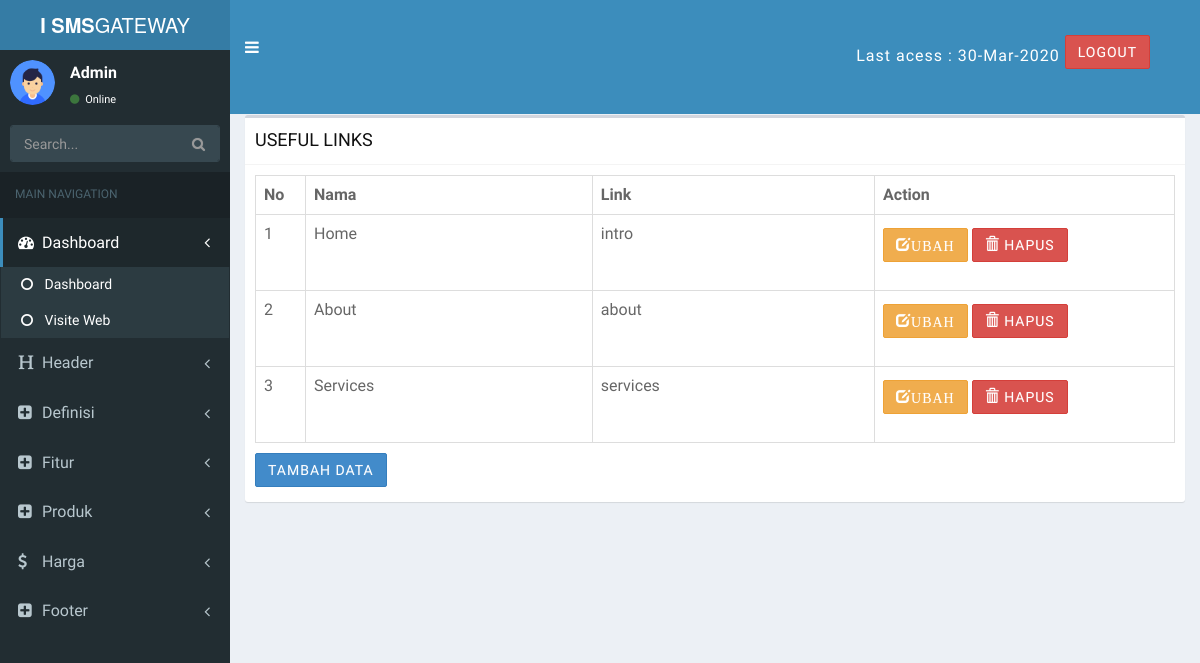
The page /dashboard.php?page=useful_link on the database its author committed.
### tables this page shows
CREATE TABLE `useful_links` (
  `id` int(11) NOT NULL,
  `nama_link` varchar(255) NOT NULL,
  `nama` varchar(255) NOT NULL
);

### pages/footer/useful_link.php (shortened to what this page needs)
<div class="row">
  <div class="col-md-12">
    <div class="box">
        <div class="box-header with-border">
         <h1 class="box-title">USEFUL LINKS </h1>
        </div>
        <div class="box-body">
          <table class="table table-bordered">
            <tr>
              <th style="width: 50px" >No</th>
              <th >Nama</th>
              <th >Link</th>
              <th style="width: 300px" >Action</th>
            </tr>
            <?php $nomor=1; ?>
            <?php $sql=$koneksi->query ("SELECT * FROM useful_links"); ?>
            <?php while($data=$sql->fetch_assoc()) { ?>
            <tr>
              <td><?php echo $nomor++; ?></td>
              <td><?php echo $data['nama'];?></td>
              <td><?php echo $data['nama_link'];?></td>
              <td>
                <a href="#ubah<?php echo $data['id']; ?>" data-toggle="modal" class="btn btn-warning" style="margin-bottom: 15px" ><span class="glyphicon glyphicon-edit">Ubah</span> </a>
                <a href="#del<?php echo $data['id']; ?>" data-toggle="modal" class="btn btn-danger" style="margin-top: 5px" ><span class="glyphicon glyphicon-trash"></span> Hapus</a>
              </td>
            </tr>
              <?php } ?>
          </table>
            <a href="#" data-target="#ModalAddd" data-toggle="modal" class="btn btn-primary" style="margin-top: 10px; margin-bottom: 5px" >Tambah Data</a>

### asset/css/style.css (style rules this page uses)
* { padding:0; margin:0; }
body { width: 100%; height: 100%; font-family: 'Ek Mukta', sans-serif; font-weight: 300; color: #666; background-color: #fff; font-size: 16px; line-height: 1.6em; font-weight: 400; overflow-x: hidden; }
html { width: 100%; height: 100%; }
h1 { font-size: 38px; }
h1, h2, h3, h4, h5, h6 { margin: 0 0 30px; font-family: 'Roboto', sans-serif; font-weight: 400; color: #111; }
a { color: #666; -webkit-transition: all .2s ease-in-out; -moz-transition: all .2s ease-in-out; transition: all .2s ease-in-out; }
.btn-danger { margin-bottom: 20px; }
.btn { border-radius: 2px; position: relative; display: inline-block; outline: none; color: #fff; text-decoration: none; text-transform: uppercase; letter-spacing: 1px; font-weight: 400; text-shadow: 0 0 1px rgba(255,255,255,0.3); font-size: 14px; }

### asset/color/default.css (style rules this page uses)
a,.tp-caption a.btn:hover { color: #3dc9b3; }

### rows shown on the page
useful_links: nama "Home", nama_link "intro"
useful_links: nama "About", nama_link "about"
useful_links: nama "Services", nama_link "services"
